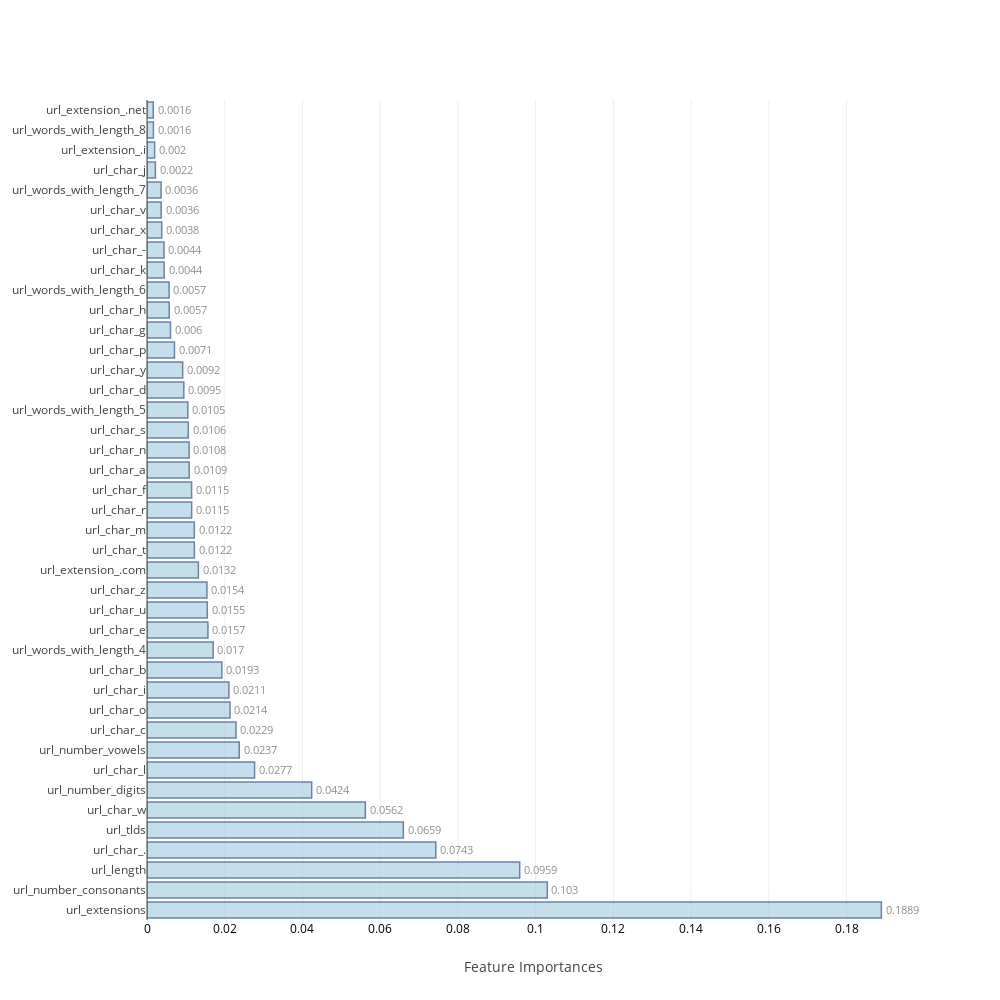

Notebook cell for this chart:
### Code cell
feat_imp=[None]*4
j=0
for i in range(0,8):
    if i>=2 and i<=5:
        model,cm_train,cm_test,acc_train,acc_test,roc_auc,feat_imp[j],mcc=f[i](X_train,Y_train,scaled_X_test,test_Y,columns)
        j=j+1
    else:
        model,cm_train,cm_test,acc_train,acc_test,roc_auc,mcc=f[i](X_train,Y_train,scaled_X_test,test_Y)
    table_80_80_train.loc[i]=   ([acc_train,cm_train.TP,cm_train.TN,cm_train.FP,cm_train.FN,cm_train.FPR,cm_train.FNR])
    table_80_80_test.loc[i] =   ([acc_test ,cm_test.TP, cm_test.TN, cm_test.FP, cm_test.FN, cm_test.FPR, cm_test.FNR,roc_auc,mcc])
    print("\n")

### Figure 1 — Plotly figure (JSON) as saved in the notebook; plotly's stock layout.template omitted (floating-point values rounded to 4 significant figures)
{"data": [{"marker": {"color": "rgb(158,202,225)", "line": {"color": "rgb(8,48,107)", "width": 1.5}}, "opacity": 0.6, "orientation": "h", "text": [0.1889, 0.103, 0.0959, 0.0743, 0.0659, 0.0562, 0.0424, 0.0277, 0.0237, 0.0229, 0.0214, 0.0211, 0.0193, 0.017, 0.0157, 0.0155, 0.0154, 0.0132, 0.0122, 0.0122, 0.0115, 0.0115, 0.0109, 0.0108, 0.0106, 0.0105, 0.0095, 0.0092, 0.0071, 0.006, 0.0057, 0.0057, 0.0044, 0.0044, 0.0038, 0.0036, 0.0036, 0.0022, 0.002, 0.0016, 0.0016], "textposition": "outside", "type": "bar", "uid": "7c5036bf-fee1-4e12-81a3-553950bf92dc", "x": [0.1889, 0.103, 0.09589, 0.0743, 0.06595, 0.05618, 0.04237, 0.02768, 0.02374, 0.0229, 0.02137, 0.02107, 0.01926, 0.01702, 0.01568, 0.01551, 0.01542, 0.01322, 0.01219, 0.01217, 0.01149, 0.01147, 0.01085, 0.01083, 0.01062, 0.0105, 0.009474, 0.009176, 0.007068, 0.006048, 0.005716, 0.005686, 0.004406, 0.004376, 0.003788, 0.003646, 0.003623, 0.002159, 0.00197, 0.001649, 0.001614], "y": ["url_extensions", "url_number_consonants", "url_length", "url_char_.", "url_tlds", "url_char_w", "url_number_digits", "url_char_l", "url_number_vowels", "url_char_c", "url_char_o", "url_char_i", "url_char_b", "url_words_with_length_4", "url_char_e", "url_char_u", "url_char_z", "url_extension_.com", "url_char_t", "url_char_m", "url_char_r", "url_char_f", "url_char_a", "url_char_n", "url_char_s", "url_words_with_length_5", "url_char_d", "url_char_y", "url_char_p", "url_char_g", "url_char_h", "url_words_with_length_6", "url_char_k", "url_char_-", "url_char_x", "url_char_v", "url_words_with_length_7", "url_char_j", "url_extension_.i", "url_words_with_length_8", "url_extension_.net"]}], "layout": {"autosize": false, "height": 1000, "width": 1000, "xaxis": {"tickfont": {"color": "black", "size": 12}, "title": "Feature Importances"}, "yaxis": {"automargin": true}}}
